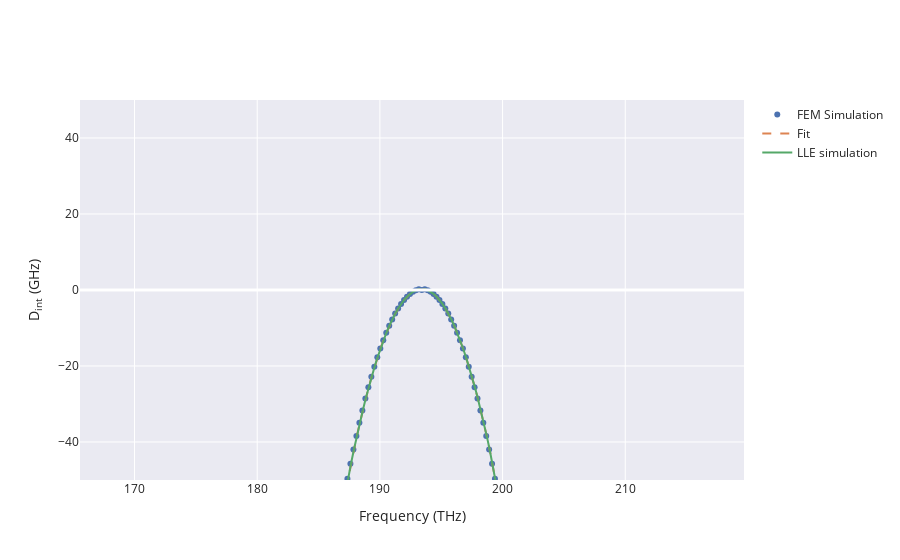

Notebook cell for this chart:
### Code cell
fig = solverp3.Analyze(plot=True)
fig.update_yaxes(range = [-50, 50], title = 'D<sub>int</sub> (GHz)')
fig.show()
